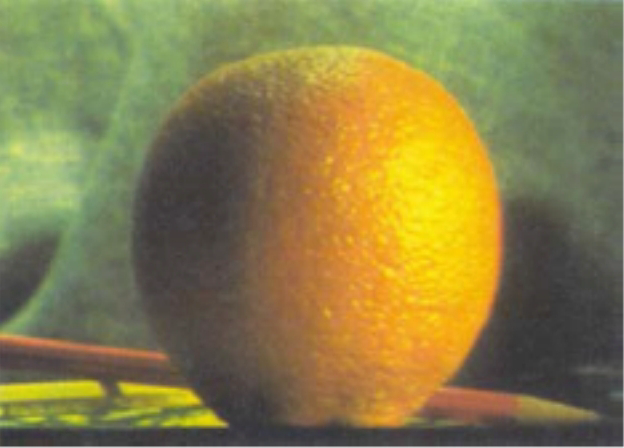
#> input picture Computer Vision/HW1/orange.png, 624 x 448 px
$ python opencv.py
#> lines starting #> are read from the running program, lines starting #| are printed output that depends on the picture
import cv2
import numpy as np

apple=cv2.imread('orange.png')
#> apple is the input picture: shape (448, 624, 3); mean B, G, R 73.4, 126.2, 136.5
orange=cv2.imread('apple.png')
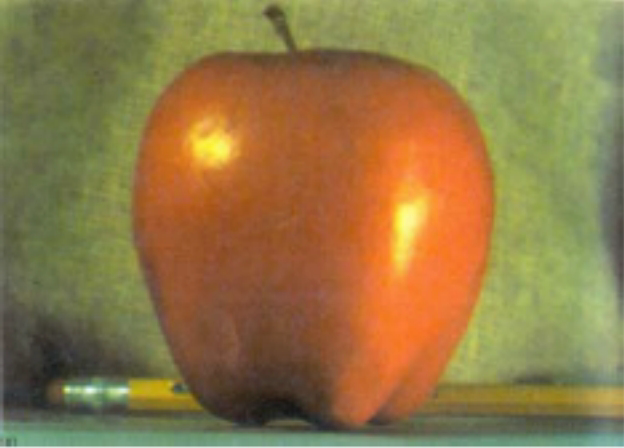
#> input picture Computer Vision/HW1/apple.png, 624 x 448 px
#> orange is the input picture: shape (448, 624, 3); mean B, G, R 70.4, 120.5, 144.8
apple=cv2.resize(apple, (400,400))
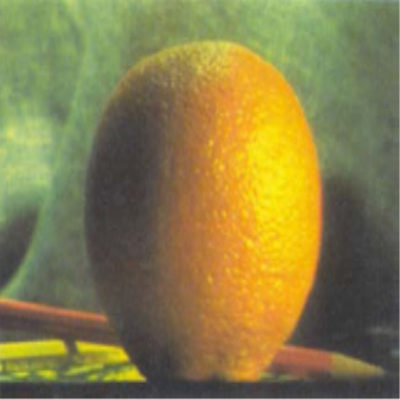
#> apple: shape (400, 400, 3); mean B, G, R 73.3, 126.1, 136.4
orange=cv2.resize(orange, (400,400))
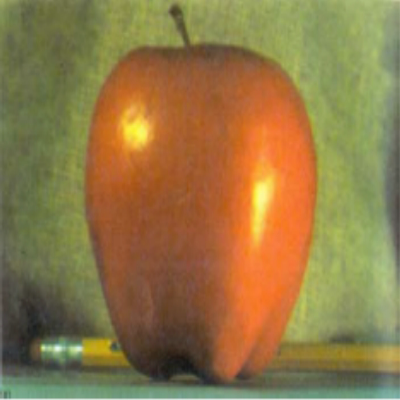
#> orange: shape (400, 400, 3); mean B, G, R 70.3, 120.4, 144.7
#to attach to images side by side
apple_orange=np.hstack((orange[:,:200],apple[:,210:]))
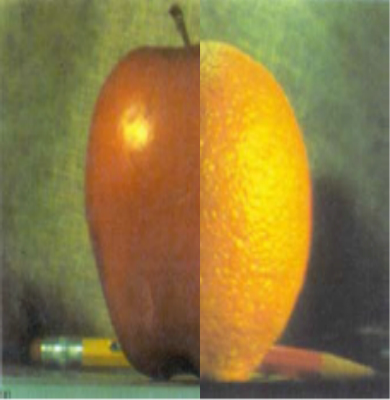
#> apple_orange: shape (400, 390, 3); mean B, G, R 64.1, 119.8, 139.4
#now we have to blur in the middle so that the image looks like one image
#copy image1 in a new variable
copy_apple=apple.copy()
gp_apple=[copy_apple] #making a list for image 1 and its first element is image itself
#gaussian pyramid for apple image
for i in range(6):
    copy_apple=cv2.pyrDown(copy_apple)
    gp_apple.append(copy_apple) #appending the pyr down image to the list of first image
#> after the loop, gp_apple = 7 items
#copy image2 in a new variable
copy_orange=orange.copy()
gp_orange=[copy_orange] #making a list for image 2 and its first element is image itself
#gaussian pyramid for orange image
for i in range(6):
    copy_orange=cv2.pyrDown(copy_orange)
    gp_orange.append(copy_orange) #appending the pyr down image to the list of second image
#> after the loop, gp_orange = 7 items
copy_apple=gp_apple[5]#assigning the first image list last element to copied variable
lp_apple=[copy_apple]#again making alist for image one whose first element is the last element of previous list
#laplacian pyramid for apple image
for i in range(5,0,-1):
    size=(gp_apple[i-1].shape[1],gp_apple[i-1].shape[0])
    gaussian=cv2.pyrUp(gp_apple[i],dstsize=size)
    laplacian_apple=cv2.subtract(gp_apple[i-1],gaussian)
    lp_apple.append(laplacian_apple)
#> after the loop, lp_apple = 6 items
#same process with orange image
copy_orange=gp_orange[5]#assigning the first image list last element to copied variable
lp_orange=[copy_orange]#again making alist for image one whose first element is the last element of previous list
#laplacian pyramid for apple image
for i in range(5,0,-1):
    size=(gp_orange[i-1].shape[1],gp_orange[i-1].shape[0])
    gaussian=cv2.pyrUp(gp_orange[i],dstsize=size)
    laplacian_orange=cv2.subtract(gp_orange[i-1],gaussian)
    lp_orange.append(laplacian_orange)
#> this loop made 5 passes
#> pass 1, `gaussian=cv2.pyrUp(gp_orange[i],dstsize=size)`:
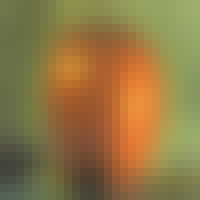
#> gaussian: shape (25, 25, 3) (shown 8 times larger); mean of channels 0, 1, 2 68.2, 119.3, 144.4; drawn as B, G, R
#> after the loop, lp_orange = 6 items
#now add left and right halves of the images in each level of pyramid
apple_orange_pyramid=[] #an empty list
for apple_lap,orange_lap in zip(lp_apple,lp_orange):
    cols,rows,ch=apple_lap.shape
    laplacian=np.hstack((orange_lap[:,0:int(cols/2)],apple_lap[:,int(cols/2):]))
    apple_orange_pyramid.append(laplacian)
#> this loop made 6 passes
#> (cols, rows) on passes 1 to 6: (13, 13), (25, 25), (50, 50), (100, 100), (200, 200), (400, 400)
#> pass 3, `laplacian=np.hstack((orange_lap[:,0:int(cols/2)],apple_lap[:,int(cols/..`:
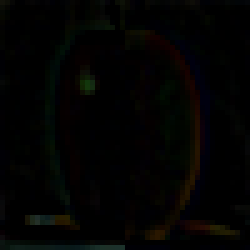
#> laplacian: shape (50, 50, 3) (shown 5 times larger); mean of channels 0, 1, 2 1.9, 2.8, 2.9; drawn as B, G, R
#> after the loop, apple_orange_pyramid = 6 items
#now reconstruct
apple_orange_reconstruct=apple_orange_pyramid[0]
for i in range(1,6):
    size=(apple_orange_pyramid[i].shape[1],apple_orange_pyramid[i].shape[0])
    apple_orange_reconstruct=cv2.pyrUp(apple_orange_reconstruct,dstsize=size)
    apple_orange_reconstruct=cv2.add(apple_orange_pyramid[i],apple_orange_reconstruct)
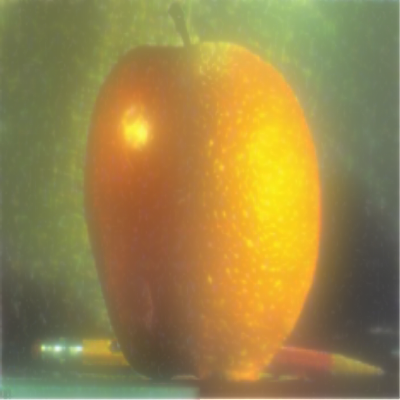
#> apple_orange_reconstruct: shape (400, 400, 3); mean of channels 0, 1, 2 72.3, 131.8, 152.5; drawn as B, G, R


cv2.imshow("apple_orange_reconstruct",apple_orange_reconstruct)

cv2.waitKey(0)
cv2.destroyAllWindows()
